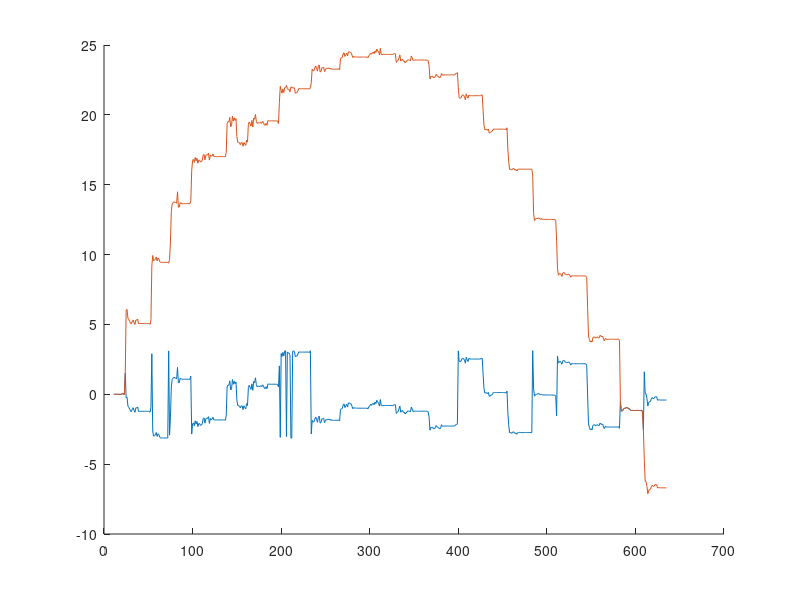

MATLAB code for this plot: (Note: this script raises an error after producing the figure.)
%% Contributions by Nikhil Challa
clear;clc; close all;

% The code has the following limitations
% 1. It assumes only 1 outlier at a time for input signal in array of antennas
% 2. It assumes 3 or more array of antennas otherwise outlier will not work
% Note that this is very rare case and should not be encounter if the
% antenna is moved slowly hence the limitation.

BestLogIndexes = load('MatFiles/BestLogIndexes.mat').BestLogIndexes;
PhaseCorrectedY = load('MatFiles/PhaseCorrectedY.mat').PhaseCorrectedY;
PhaseCorrectedUnwrapY = load('MatFiles/PhaseCorrectedUnwrapY.mat').PhaseCorrectedUnwrapY;
CorrPhase = load('MatFiles/CorrPhase.mat').CorrPhase;
CIR_RATE = 200;
ChNoRange = 0:3;
MeasChIndxRange = 11:635; 
PhaseCorrUnWrapOutlierFixedY = PhaseCorrectedUnwrapY;
CorrPhaseOutlierFixed = CorrPhase;
for ChNo = ChNoRange

    figure(1 + ChNo)
    hold on
    plot(MeasChIndxRange,PhaseCorrectedY(ChNo+1,1:CIR_RATE:end),MeasChIndxRange,PhaseCorrectedUnwrapY(ChNo+1,1:CIR_RATE:end))
    xline(BestLogIndexes)
    yline([-pi,pi,2*pi,3*pi,4*pi,5*pi,6*pi,7*pi,8*pi,9*pi])
    ylabel("Phase in radians")
    xlabel("Samples/CIR-RATE")
    titleStr = "Channel No:" + string(ChNo) + "  Phase value after removing frequency offset";
    title(titleStr)
    hold off

end


% Ideally we would like to check every index but the jitters can cause a
% lot of confusion on where the false phase jump happened. Instead if we
% check every 200 indexes (similar one use for plotting) we will not see
% these jitters and the accuracy on false phase jump detection is lot
% higher

outlier = zeros(1,floor(length(PhaseCorrUnWrapOutlierFixedY)/200));

outlier(1) = ~ isempty( find(isoutlier(PhaseCorrUnWrapOutlierFixedY(:,1)),1) );
outlier(2) = ~ isempty( find(isoutlier(PhaseCorrUnWrapOutlierFixedY(:,201)),1) );
outIndx = 3;
for indx = 401 : 200 : length(PhaseCorrUnWrapOutlierFixedY)
    outlier(outIndx) = ~ isempty( find(isoutlier(PhaseCorrUnWrapOutlierFixedY(:,indx)),1) );
    if (outlier(outIndx - 2) && outlier(outIndx - 1) && outlier(outIndx))
        BadIndx = (outIndx - 3)*200+1;
        BadCh = find(isoutlier(PhaseCorrUnWrapOutlierFixedY(:,BadIndx)),1);
        GoodCh = setdiff(1:4,BadCh);
        BaseCh = GoodCh(1);
        PhDiff = PhaseCorrUnWrapOutlierFixedY(BaseCh,BadIndx) - PhaseCorrUnWrapOutlierFixedY(BadCh,BadIndx);
        
        % Note that phase unwrap are always multiples of 2pi
        PhShift = 0;
        if PhDiff > 0
            PhShift = 2*pi;
        else 
            PhShift = -2*pi;
        end
        disp(["Outlier Detected at indx:" + BadIndx + " on Channel:" + string(BadCh-1) + " with Ph diff of:" + PhShift])
        
        for phIndx = BadIndx:length(PhaseCorrUnWrapOutlierFixedY)
            PhaseCorrUnWrapOutlierFixedY(BadCh,phIndx) = PhaseCorrUnWrapOutlierFixedY(BadCh,phIndx) + PhShift;
            CorrPhaseOutlierFixed(BadCh,phIndx) = CorrPhaseOutlierFixed(BadCh,phIndx) + PhShift;
        end

        % readjusting indx back to recompute outliers
        indx = BadIndx;
        outIndx = outIndx - 3;
    end
    outIndx = outIndx + 1;

end


for ChNo = ChNoRange

    figure(5 + ChNo)
    hold on
    plot(MeasChIndxRange,PhaseCorrectedY(ChNo+1,1:CIR_RATE:end),MeasChIndxRange,PhaseCorrUnWrapOutlierFixedY(ChNo+1,1:CIR_RATE:end))
    xline(BestLogIndexes)
    yline([-pi,pi,2*pi,3*pi,4*pi,5*pi,6*pi,7*pi,8*pi,9*pi])
    ylabel("Phase in radians")
    xlabel("Samples/CIR-RATE")
    titleStr = "Channel No:" + string(ChNo) + "  Phase value after removing frequency offset and Unwrap correction";
    title(titleStr)
    hold off

end

save('MatFiles/PhaseCorrUnWrapOutlierFixedY.mat','PhaseCorrUnWrapOutlierFixedY');
save('MatFiles/CorrPhaseOutlierFixed.mat','CorrPhaseOutlierFixed');


    








